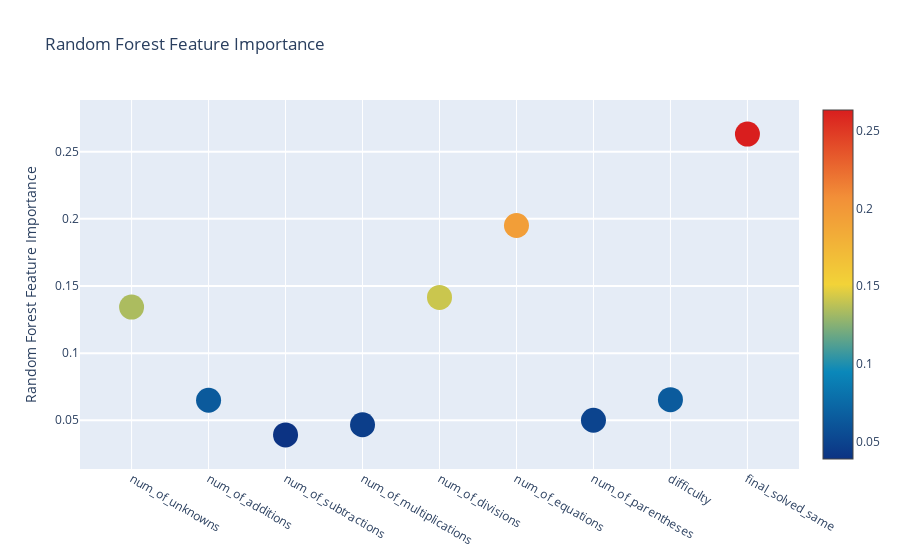
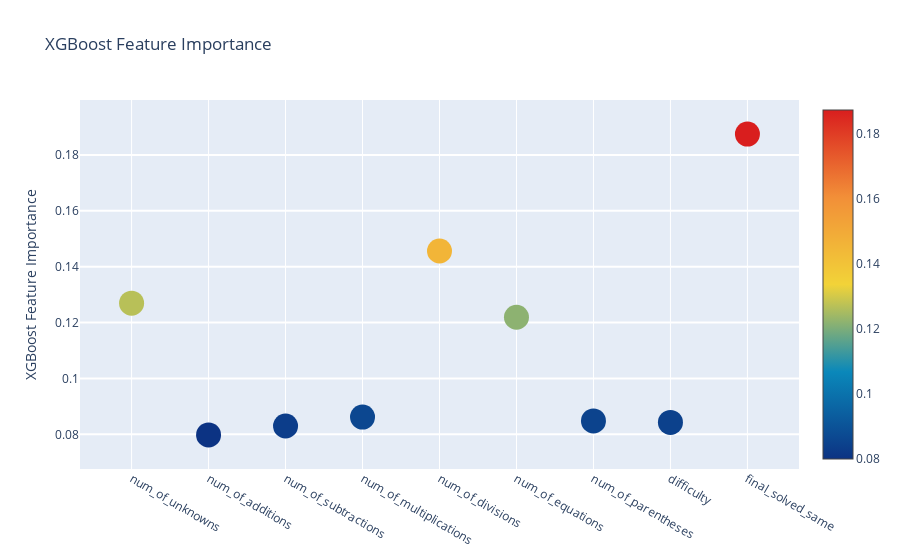
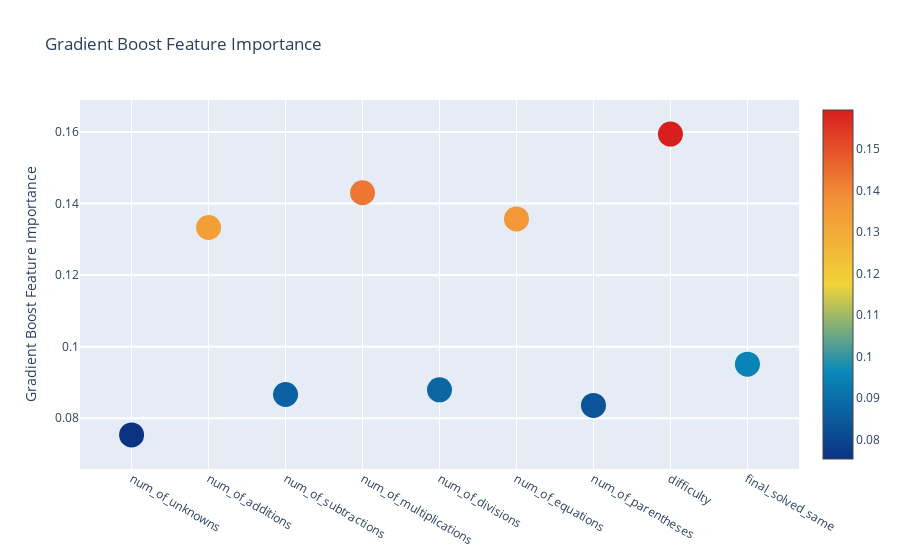
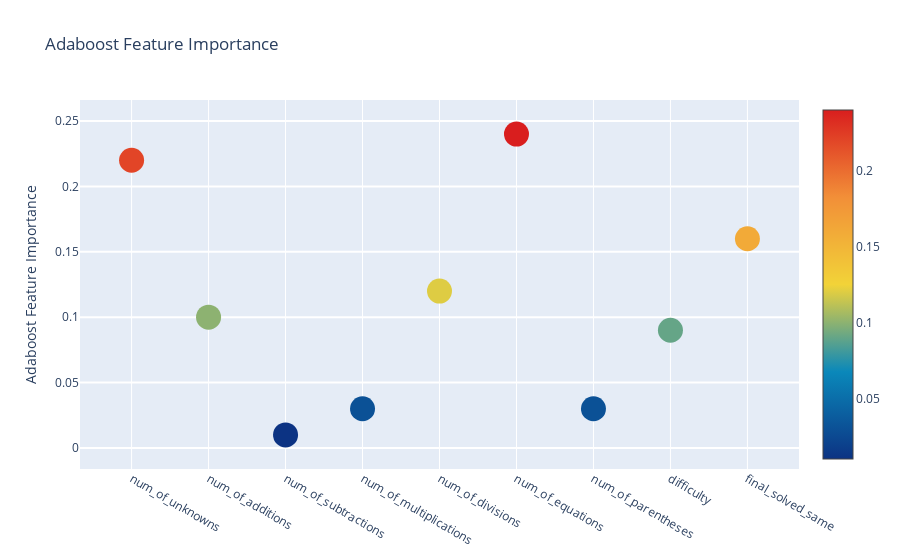

The cell these charts' notebook holds for them, in order:
### Code cell
show_feature_importance(random_forest, "Random Forest")
show_feature_importance(xgboost, "XGBoost")
show_feature_importance(gradient_boost, "Gradient Boost")
show_feature_importance(adaboost, "Adaboost")

### Figure 1 — Plotly figure (JSON) as saved in the notebook; plotly's stock layout.template omitted (floating-point values rounded to 4 significant figures)
{"data": [{"marker": {"color": [0.1343, 0.06492, 0.03908, 0.04664, 0.1415, 0.1951, 0.05003, 0.06537, 0.2631], "colorscale": [[0, "rgb(12,51,131)"], [0.25, "rgb(10,136,186)"], [0.5, "rgb(242,211,56)"], [0.75, "rgb(242,143,56)"], [1, "rgb(217,30,30)"]], "showscale": true, "size": 25, "sizemode": "diameter", "sizeref": 1}, "mode": "markers", "text": ["num_of_unknowns", "num_of_additions", "num_of_subtractions", "num_of_multiplications", "num_of_divisions", "num_of_equations", "num_of_parentheses", "difficulty", "final_solved_same"], "type": "scatter", "x": ["num_of_unknowns", "num_of_additions", "num_of_subtractions", "num_of_multiplications", "num_of_divisions", "num_of_equations", "num_of_parentheses", "difficulty", "final_solved_same"], "y": [0.1343, 0.06492, 0.03908, 0.04664, 0.1415, 0.1951, 0.05003, 0.06537, 0.2631]}], "layout": {"autosize": true, "hovermode": "closest", "showlegend": false, "title": {"text": "Random Forest Feature Importance"}, "yaxis": {"gridwidth": 2, "ticklen": 5, "title": {"text": "Random Forest Feature Importance"}}}}

### Figure 2 — Plotly figure (JSON) as saved in the notebook; plotly's stock layout.template omitted (floating-point values rounded to 4 significant figures)
{"data": [{"marker": {"color": [0.127, 0.0798, 0.083, 0.0862, 0.1456, 0.1219, 0.08481, 0.08427, 0.1875], "colorscale": [[0, "rgb(12,51,131)"], [0.25, "rgb(10,136,186)"], [0.5, "rgb(242,211,56)"], [0.75, "rgb(242,143,56)"], [1, "rgb(217,30,30)"]], "showscale": true, "size": 25, "sizemode": "diameter", "sizeref": 1}, "mode": "markers", "text": ["num_of_unknowns", "num_of_additions", "num_of_subtractions", "num_of_multiplications", "num_of_divisions", "num_of_equations", "num_of_parentheses", "difficulty", "final_solved_same"], "type": "scatter", "x": ["num_of_unknowns", "num_of_additions", "num_of_subtractions", "num_of_multiplications", "num_of_divisions", "num_of_equations", "num_of_parentheses", "difficulty", "final_solved_same"], "y": [0.127, 0.0798, 0.083, 0.0862, 0.1456, 0.1219, 0.08481, 0.08427, 0.1875]}], "layout": {"autosize": true, "hovermode": "closest", "showlegend": false, "title": {"text": "XGBoost Feature Importance"}, "yaxis": {"gridwidth": 2, "ticklen": 5, "title": {"text": "XGBoost Feature Importance"}}}}

### Figure 3 — Plotly figure (JSON) as saved in the notebook; plotly's stock layout.template omitted (floating-point values rounded to 4 significant figures)
{"data": [{"marker": {"color": [0.07531, 0.1333, 0.08662, 0.143, 0.08792, 0.1357, 0.08356, 0.1594, 0.0951], "colorscale": [[0, "rgb(12,51,131)"], [0.25, "rgb(10,136,186)"], [0.5, "rgb(242,211,56)"], [0.75, "rgb(242,143,56)"], [1, "rgb(217,30,30)"]], "showscale": true, "size": 25, "sizemode": "diameter", "sizeref": 1}, "mode": "markers", "text": ["num_of_unknowns", "num_of_additions", "num_of_subtractions", "num_of_multiplications", "num_of_divisions", "num_of_equations", "num_of_parentheses", "difficulty", "final_solved_same"], "type": "scatter", "x": ["num_of_unknowns", "num_of_additions", "num_of_subtractions", "num_of_multiplications", "num_of_divisions", "num_of_equations", "num_of_parentheses", "difficulty", "final_solved_same"], "y": [0.07531, 0.1333, 0.08662, 0.143, 0.08792, 0.1357, 0.08356, 0.1594, 0.0951]}], "layout": {"autosize": true, "hovermode": "closest", "showlegend": false, "title": {"text": "Gradient Boost Feature Importance"}, "yaxis": {"gridwidth": 2, "ticklen": 5, "title": {"text": "Gradient Boost Feature Importance"}}}}

### Figure 4 — Plotly figure (JSON) as saved in the notebook; plotly's stock layout.template omitted (floating-point values rounded to 4 significant figures)
{"data": [{"marker": {"color": [0.22, 0.1, 0.01, 0.03, 0.12, 0.24, 0.03, 0.09, 0.16], "colorscale": [[0, "rgb(12,51,131)"], [0.25, "rgb(10,136,186)"], [0.5, "rgb(242,211,56)"], [0.75, "rgb(242,143,56)"], [1, "rgb(217,30,30)"]], "showscale": true, "size": 25, "sizemode": "diameter", "sizeref": 1}, "mode": "markers", "text": ["num_of_unknowns", "num_of_additions", "num_of_subtractions", "num_of_multiplications", "num_of_divisions", "num_of_equations", "num_of_parentheses", "difficulty", "final_solved_same"], "type": "scatter", "x": ["num_of_unknowns", "num_of_additions", "num_of_subtractions", "num_of_multiplications", "num_of_divisions", "num_of_equations", "num_of_parentheses", "difficulty", "final_solved_same"], "y": [0.22, 0.1, 0.01, 0.03, 0.12, 0.24, 0.03, 0.09, 0.16]}], "layout": {"autosize": true, "hovermode": "closest", "showlegend": false, "title": {"text": "Adaboost Feature Importance"}, "yaxis": {"gridwidth": 2, "ticklen": 5, "title": {"text": "Adaboost Feature Importance"}}}}
